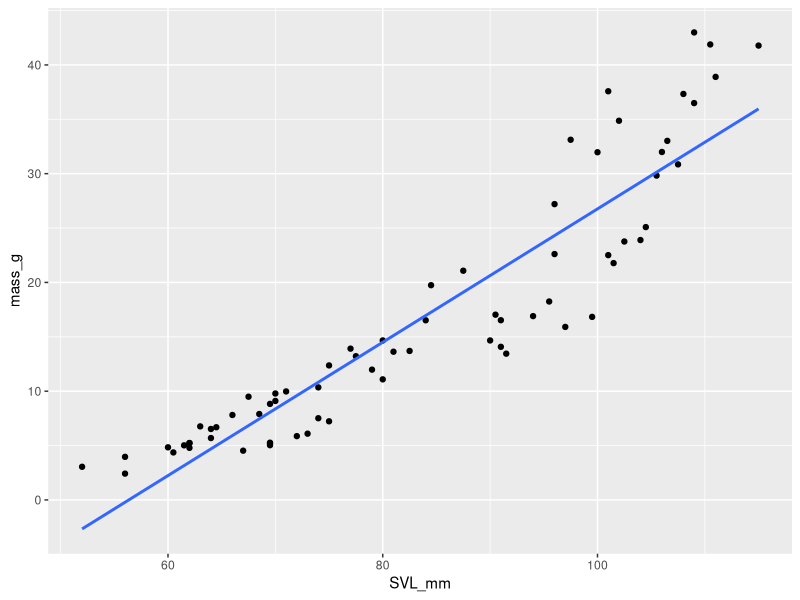
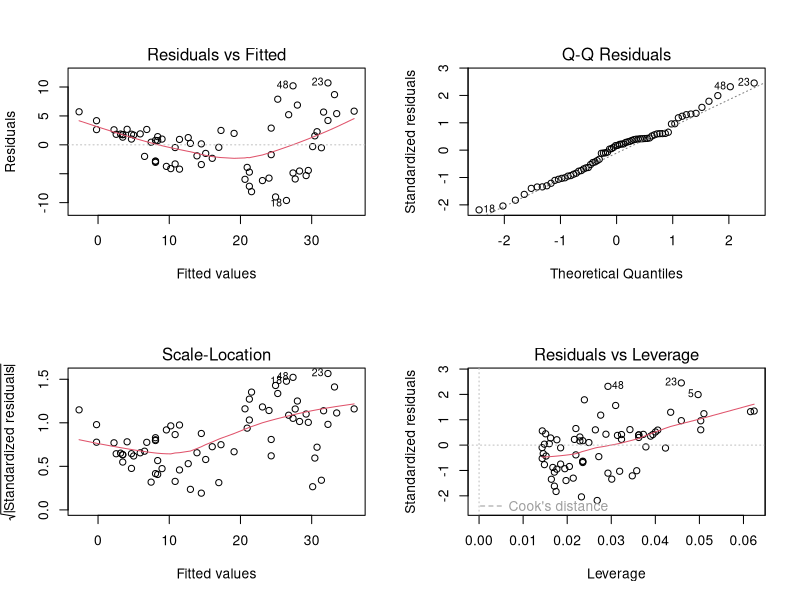
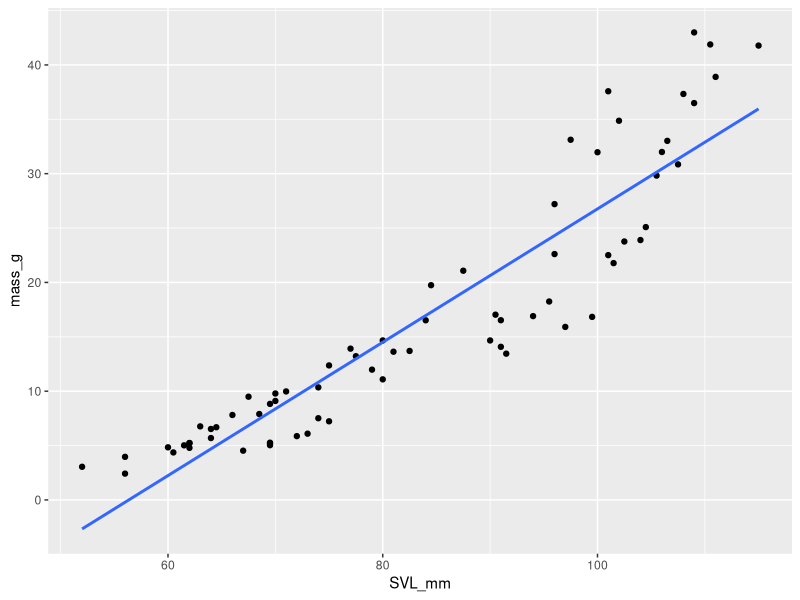
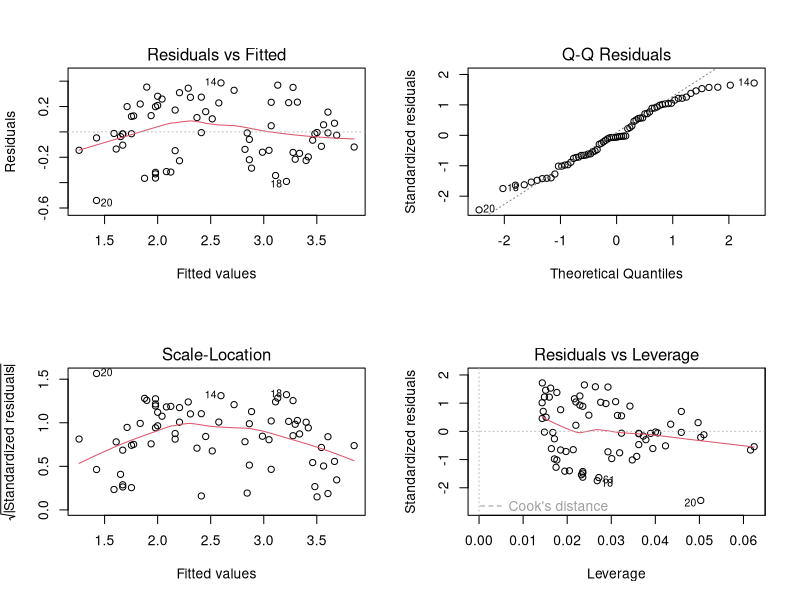
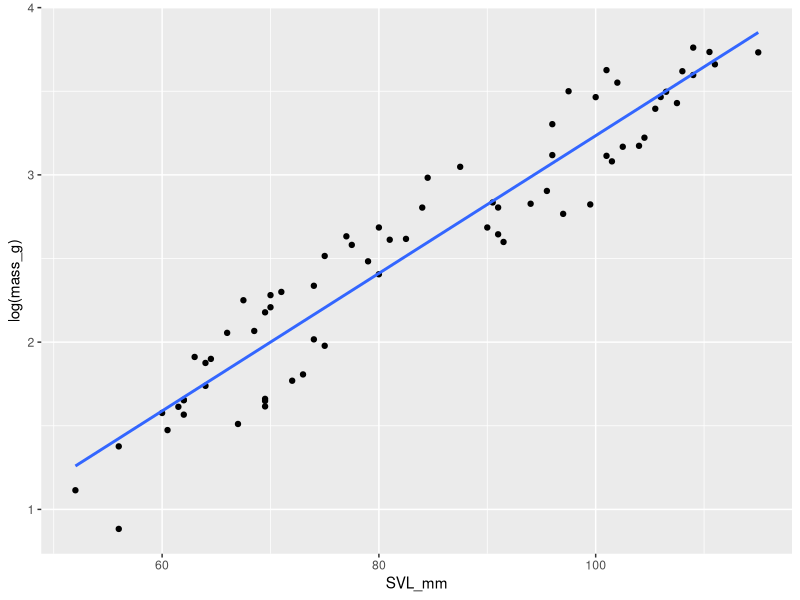
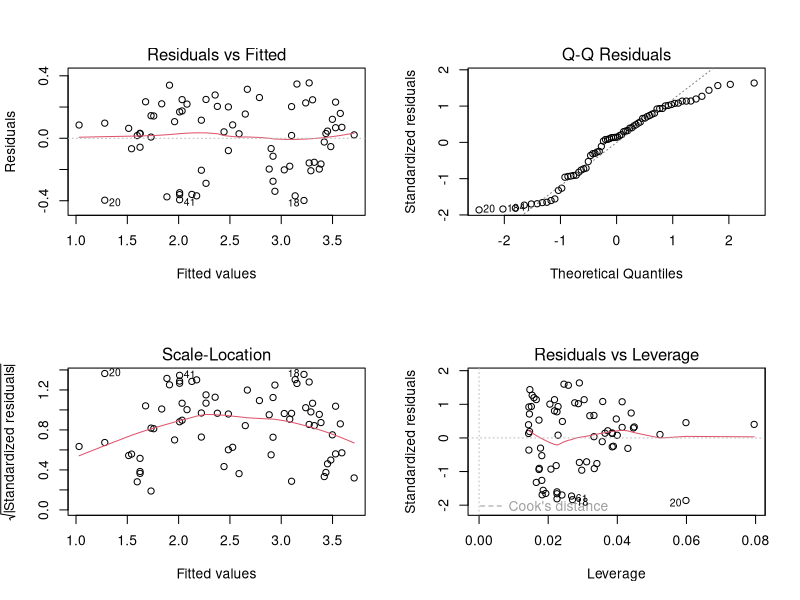
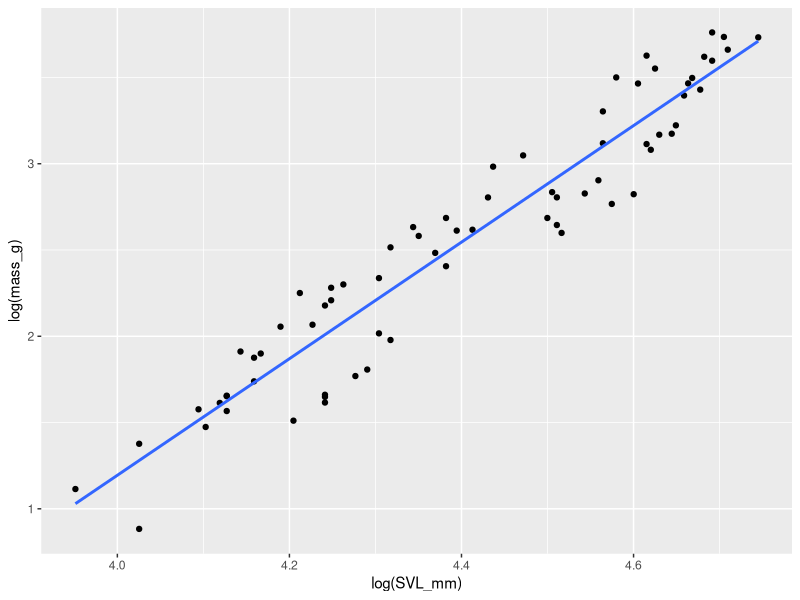
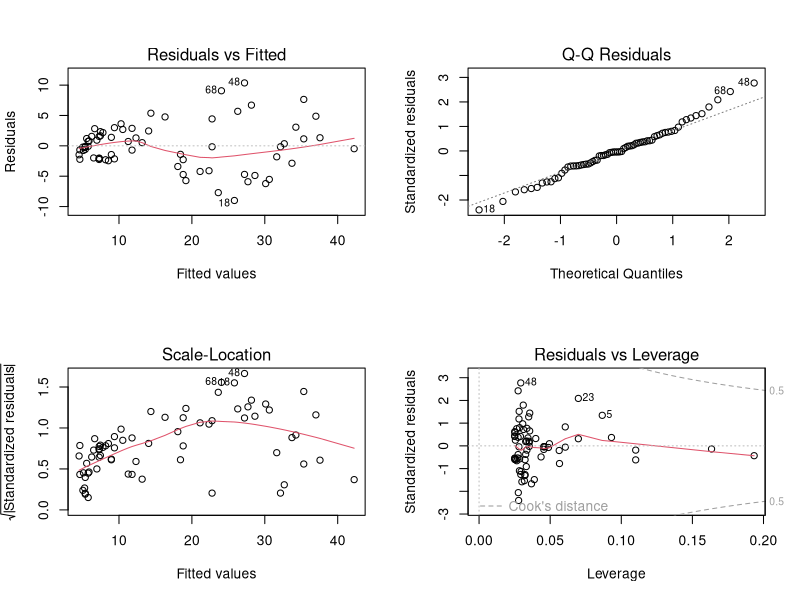

Reproduce these figures in R, in order.
#question1
library(tidyverse)
my_lizards <- read.csv("lizards.csv")
set.seed(17053777)
my_lizards <- my_lizards %>% sample_n(70)



#question2
ggplot(my_lizards, aes(x = SVL_mm, y = mass_g)) +
  geom_point() +
  geom_smooth(method = lm, se = FALSE)



#question3
m1 <- lm(mass_g ~ SVL_mm, data = my_lizards)
summary(m1)
par(mfrow=c(2,2))
plot(m1)
ggplot(my_lizards,aes(x=SVL_mm,y=mass_g))+
  geom_point()+
  geom_smooth(method = lm,se=FALSE)

# linear assumption, redline match the 0 line.
# normality assumption, whether deviation.
# constant residual variance assumption, variance is the similar
# outlier around red line



#question4
m2 <- lm(log(mass_g) ~ SVL_mm, data = my_lizards)
summary(m2)
par(mfrow=c(2, 2))
plot(m2)
ggplot(my_lizards,aes(x=SVL_mm,y=log(mass_g)))+
  geom_point()+
  geom_smooth(method = lm,se=FALSE)



#question5
# An increase of 1 in x multiplies y by e ^ (0.04115).
# A useful approximation, 
# If b1 with a smallish magnitude, an increase of 1 in SVL_mm multiples mass_g by approximately (1 + 0.04115)



#question6
m3 <- lm(log(mass_g) ~ log(SVL_mm), data = my_lizards)
summary(m3)
par(mfrow=c(2, 2))
plot(m3)
ggplot(my_lizards, aes(x=log(SVL_mm),y=log(mass_g)))+geom_point()+geom_smooth(method = lm,se=FALSE)
# From residuals vs Fitted graph, we can see the the red line ia flatter in m3, linearity improves



#question7
# an increase of 1%  in SVL_mm multiplies mass_g by approximately (1 + 3.3778 ^ 0.01)



# question8
m4 <- lm(mass_g ~ SVL_mm + I(SVL_mm ^ 2), data = my_lizards)
summary(m4)
par(mfrow=c(2, 2))
plot(m4)
ggplot(my_lizards, aes(x=SVL_mm,y=mass_g))+
  geom_point()+
  geom_smooth(method = lm,formula = y~x + I(x ^ 2),se=FALSE)
# From Scale-location graph, we can see the variance is not that constant than the variance in m3. there is a smaller variance at the beginning but increases afterwards.

#question9
# the intercept 31.383944 is fitted value of mass_g when SVL_mm is 0
# b1 = -1.020905 is the slope of the tangent line to the curve at SVL_mm = 0
# b2 = 0.009699 is a measure of the increasing curvature.



#question10
my_lizards <- my_lizards %>% mutate(SVL_mm_c = (SVL_mm - mean(SVL_mm)))
m5 <- lm(mass_g ~ SVL_mm_c + I(SVL_mm_c ^ 2), data = my_lizards)
summary(m5)
# # the intercept  13.684045 is fitted value of mass_g when SVL_mm is equal to the mean value of SVL_mm
# b1 = 0.596265 is the slope of the tangent line to the curve at SVL_mm is equal to the mean of SVL_mm
# b2 = 0.009699 is a measure of the increasing curvature.
# SVL_mm means lizard's snout-vent length in millimetres which could not be 0 in real life.
# so in m4, the interpretation about the intercept does not make sense.
# but in m5, the interpretation is more meaningful since we can get the mean value of SVL_mm



#question11
# m1 and m4 could be compared using a nested model Ftest with anova
# m1 is the linear relationship of mass_g and SVL_mm
# m4 includes all terms in m1 and plus an extra quadratic term.
# so m1 is nested to m4

# question12
my_lizards %>% ggplot(aes(x = SVL_mm, y = mass_g)) + 
  geom_point() + 
  geom_function( fun = function(x) coef(m1)[[1]] + coef(m1)[[2]] * x, aes(color = "blue"), size = 1 ) + 
  # alternative for linear is geom_smooth(method = "lm", se = FALSE, aes(color = "blue") ) 
  geom_function( fun = function(x) exp(coef(m2)[[1]]) * exp(x * coef(m2)[[2]]), aes(color = "green"), size = 1 ) + 
  geom_function( fun = function(x) exp(coef(m3)[[1]]) * x^coef(m3)[[2]], aes(color = "orange"), size = 1 ) + 
  geom_function( fun = function(x) coef(m4)[[1]] + coef(m4)[[2]] * x + coef(m4)[[3]] * x^2, aes(color = "red"), size = 1 ) + 
  labs(x = "SVL (mm)", y = "mass (g)") + 
  scale_color_identity( name = "Model",
  breaks = c("blue", "green", "orange", "red"), labels = c("Linear", "Log-linear", "Log-log", "Quadratic"), guide = "legend" ) + 
  theme_bw()
# m2(log-linear model is the best one)
# From the graph, we can see the green line can fit the data well for small SVL and large SVL values, and it is a quadratic curve

